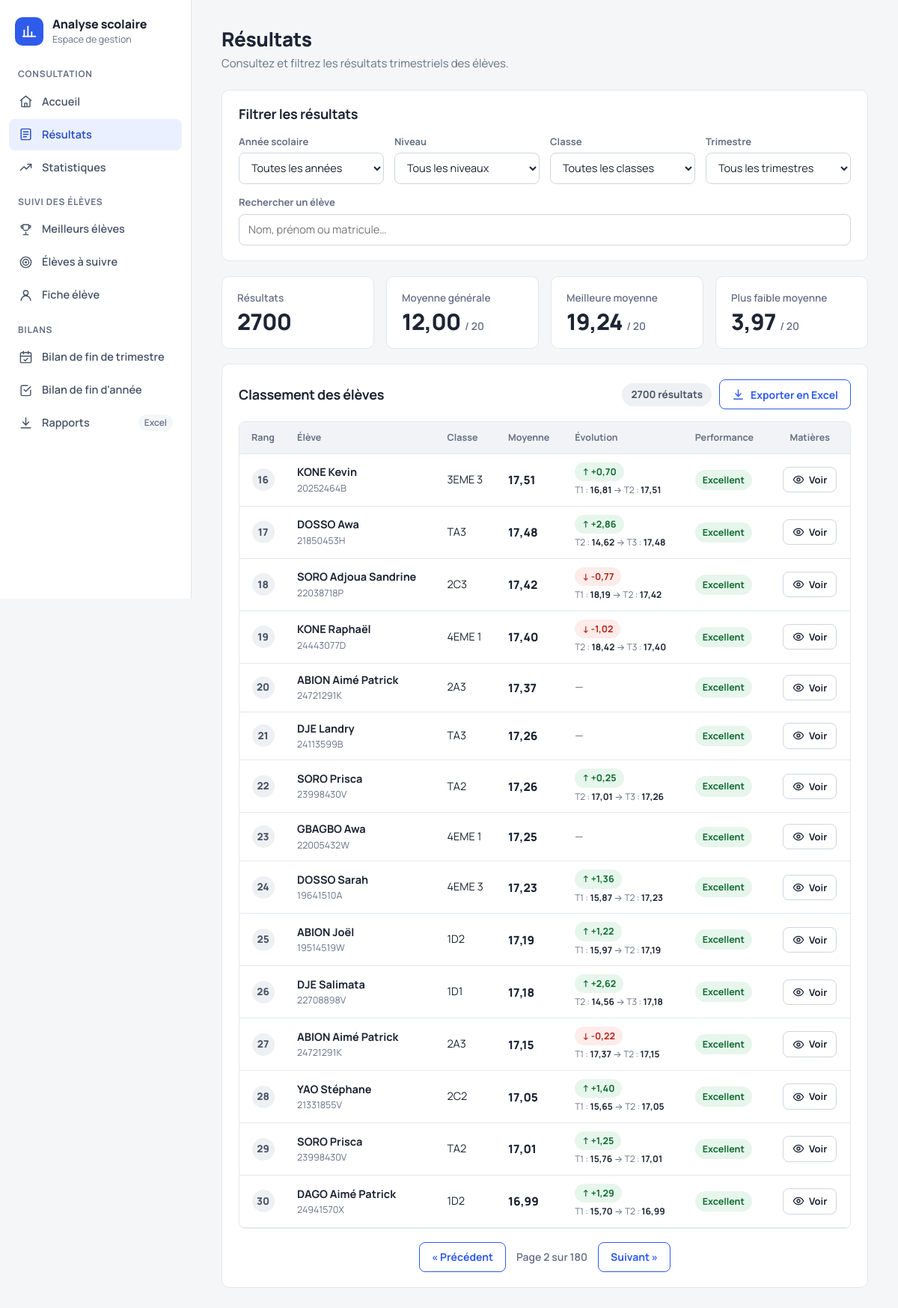
Page /resultats/?page=2 on the committed database.
### analyse/models.py (models this page shows, shortened)
class Resultat(models.Model):
    TRIMESTRE_CHOICES = [
        ("T1", "Trimestre 1"),
        ("T2", "Trimestre 2"),
        ("T3", "Trimestre 3"),
    ]
    eleve = models.ForeignKey(
        Eleve,
        on_delete=models.CASCADE,
        related_name="resultats"
    )
    annee_scolaire = models.ForeignKey(
        AnneeScolaire,
        on_delete=models.CASCADE,
        related_name="resultats"
    )
    classe = models.ForeignKey(
        Classe,
        on_delete=models.CASCADE,
        related_name="resultats"
    )
    trimestre = models.CharField(
        max_length=2,
        choices=TRIMESTRE_CHOICES
    )
    composition_francaise = models.DecimalField(
        max_digits=5,
        decimal_places=2,
        null=True,
        blank=True
    )
    orthographe_grammaire = models.DecimalField(
        max_digits=5,
        decimal_places=2,
        null=True,
        blank=True
    )
    expression_orale = models.DecimalField(
        max_digits=5,
        decimal_places=2,
        null=True,
        blank=True
    )
    hist_geo = models.DecimalField(
        max_digits=5,
        decimal_places=2,
        null=True,
        blank=True
    )
    espagnol = models.DecimalField(
        max_digits=5,
        decimal_places=2,
        null=True,
        blank=True
    )
    allemand = models.DecimalField(
        max_digits=5,
        decimal_places=2,
        null=True,
        blank=True
    )
    anglais = models.DecimalField(
        max_digits=5,
        decimal_places=2,
        null=True,
        blank=True
    )
    francais = models.DecimalField(
        max_digits=5,
        decimal_places=2,
        null=True,
        blank=True
    )
    conduite = models.DecimalField(
        max_digits=5,
        decimal_places=2,
        null=True,
        blank=True
    )
    edhc = models.DecimalField(
        max_digits=5,
        decimal_places=2,
        null=True,
        blank=True
    )
    eps = models.DecimalField(
        max_digits=5,
        decimal_places=2,
        null=True,
        blank=True
    )
    svt = models.DecimalField(
        max_digits=5,
        decimal_places=2,
        null=True,
        blank=True
    )
    physiques_chimie = models.DecimalField(
        max_digits=5,
        decimal_places=2,
        null=True,
        blank=True
    )
    mathematiques = models.DecimalField(
        max_digits=5,
        decimal_places=2,
        null=True,
        blank=True
    )
    philosophie = models.DecimalField(
        max_digits=5,
        decimal_places=2,
        null=True,
        blank=True
    )
    moyenne_trimestrielle = models.DecimalField(
        max_digits=5,
        decimal_places=2,
        null=True,
        blank=True
    )
    rang = models.PositiveIntegerField(
        null=True,
        blank=True
    )
    class Meta:
        constraints = [
            models.UniqueConstraint(
                fields=[
                    "eleve",
                    "annee_scolaire",
                    "trimestre"
                ],
                name="resultat_unique_par_trimestre"
            )
        ]

class Eleve(models.Model):
    GENRE_CHOICES = [
        ("M", "Masculin"),
        ("F", "Féminin"),
    ]
    matricule = models.CharField(
        max_length=50,
        unique=True
    )
    nom = models.CharField(max_length=100)
    prenoms = models.CharField(max_length=150)
    genre = models.CharField(
        max_length=1,
        choices=GENRE_CHOICES,
        blank=True
    )
    date_naissance = models.DateField(
        null=True,
        blank=True
    )
    nationalite = models.CharField(
        max_length=100,
        blank=True
    )
    redoublant = models.BooleanField(
        default=False
    )
    statut = models.CharField(
        max_length=100,
        blank=True
    )

class Classe(models.Model):
    nom = models.CharField(max_length=100)
    niveau = models.CharField(max_length=100, blank=True)

### analyse/views.py (the view)
def resultats_eleves(request):
    resultats, contexte = _preparer_filtres_page(request)
    statistiques = resultats.aggregate(nombre_eleves=Count("id"))
    statistiques.update(
        resultats.exclude(moyenne_trimestrielle=0).aggregate(
            moyenne_classe=Avg("moyenne_trimestrielle"),
            meilleure_moyenne=Max("moyenne_trimestrielle"),
            plus_faible_moyenne=Min("moyenne_trimestrielle"),
        )
    )
    classement_liste = list(
        resultats.order_by(
            "-moyenne_trimestrielle",
            "eleve__nom",
            "eleve__prenoms",
        )
    )
    for rang, resultat in enumerate(classement_liste, start=1):
        resultat.rang = rang
        _definir_performance(resultat)
        _attacher_details_matieres(resultat)
    paginator = Paginator(classement_liste, 15)
    classement = paginator.get_page(request.GET.get("page"))
    _attacher_evolution(classement)
    contexte.update({
        "classement": classement,
        "total_resultats": len(classement_liste),
        "statistiques": statistiques,
    })
    return render(request, "analyse/resultats.html", contexte)

### analyse/templates/analyse/resultats.html (shortened to what this page needs)
{% extends 'base.html' %}
{% block content %}
<div class="dash">
    <header class="dash-header">
        <div>
            <h1>Résultats</h1>
            <p class="dash-subtitle">Consultez et filtrez les résultats trimestriels des élèves.</p>
        </div>
    </header>
    <section class="panel filters-panel" aria-labelledby="titre-filtres">
        <div class="panel-head">
            <h2 id="titre-filtres">Filtrer les résultats</h2>
        </div>
        <form method="GET" id="filterForm" class="filters-form" role="search">
            <div>
                <label for="annee">Année scolaire</label>
                <select name="annee" id="annee">
                    <option value="">Toutes les années</option>
                </select>
            </div>
            <div>
                <label for="niveau">Niveau</label>
                <select name="niveau" id="niveau">
                    <option value="">Tous les niveaux</option>
                </select>
            </div>
            <div>
                <label for="classe">Classe</label>
                <select name="classe" id="classe">
                    <option value="">Toutes les classes</option>
                </select>
            </div>
            <div>
                <label for="trimestre">Trimestre</label>
                <select name="trimestre" id="trimestre">
                    <option value="">Tous les trimestres</option>
                </select>
            </div>
            <div class="field-search">
                <label for="recherche">Rechercher un élève</label>
                <input
                    type="search"
                    name="recherche"
                    id="recherche"
                    value="{{ recherche }}"
                    placeholder="Nom, prénom ou matricule…"
                    autocomplete="off"
                >
            </div>
        </form>
    </section>
    <section class="kpis" aria-label="Indicateurs de synthèse">
        <div class="kpi">
            <p class="kpi-label">Résultats</p>
            <p class="kpi-value">{{ statistiques.nombre_eleves|default:0 }}</p>
        </div>
        <div class="kpi">
            <p class="kpi-label">Moyenne générale</p>
            <p class="kpi-value">
                {% with moyenne=statistiques.moyenne_classe|floatformat:2 %}
                    {% if moyenne %}{{ moyenne }} <small>/ 20</small>{% else %}—{% endif %}
                {% endwith %}
            </p>
        </div>
        <div class="kpi">
            <p class="kpi-label">Meilleure moyenne</p>
            <p class="kpi-value">
                {% with moyenne=statistiques.meilleure_moyenne|floatformat:2 %}
                    {% if moyenne %}{{ moyenne }} <small>/ 20</small>{% else %}—{% endif %}
                {% endwith %}
            </p>
        </div>
        <div class="kpi">
            <p class="kpi-label">Plus faible moyenne</p>
            <p class="kpi-value">
                {% with moyenne=statistiques.plus_faible_moyenne|floatformat:2 %}
                    {% if moyenne %}{{ moyenne }} <small>/ 20</small>{% else %}—{% endif %}
                {% endwith %}
            </p>
        </div>
    </section>
    <section class="panel" id="classement" aria-labelledby="titre-classement">
        <div class="panel-head">
            <h2 id="titre-classement">Classement des élèves</h2>
            <div class="table-actions">
                <span class="count-badge">{{ total_resultats }} résultat{{ total_resultats|pluralize }}</span>
                <a href="{% url 'export_statistiques_excel' %}{% if querystring %}?{{ querystring }}{% endif %}" class="btn btn-secondary">
                    <svg viewBox="0 0 24 24" aria-hidden="true"><path d="M12 3v12"/><path d="m7 10 5 5 5-5"/><path d="M4 20h16"/></svg>
                    Exporter en Excel
                </a>
            </div>
        </div>
        {% with seuil=seuil_reussite|default:10 %}
        <div class="table-wrapper">
            <table class="classement-table">
                <thead>
                    <tr>
                        <th scope="col" class="col-num">Rang</th>
                        <th scope="col">Élève</th>
                        <th scope="col">Classe</th>
                        <th scope="col">Moyenne</th>
                        <th scope="col">Évolution</th>
                        <th scope="col">Performance</th>
                        <th scope="col" class="col-num">Matières</th>
                    </tr>
                </thead>
                <tbody>
                    {% for resultat in classement %}
                        <tr class="row-main {% if resultat.rang == 1 %}podium-1{% elif resultat.rang == 2 %}podium-2{% elif resultat.rang == 3 %}podium-3{% endif %}">
                            <td class="col-num">
                                <span class="rang">
                                    <span class="sr-only">Rang </span>{{ resultat.rang|default:"-" }}
                                </span>
                            </td>
                            <td>
                                <div class="eleve-nom">{{ resultat.eleve.nom }} {{ resultat.eleve.prenoms }}</div>
                                <div class="eleve-matricule">{{ resultat.eleve.matricule }}</div>
                            </td>
                            <td>{{ resultat.classe.nom }}</td>
                            <td class="moyenne {% if resultat.moyenne_trimestrielle is not None and resultat.moyenne_trimestrielle < seuil %}low-average{% endif %}">
                                {% if resultat.moyenne_trimestrielle is not None %}{{ resultat.moyenne_trimestrielle|floatformat:2 }}{% else %}—{% endif %}
                            </td>
                            <td class="evolution-cell">
                                {% if resultat.trimestre == "T1" %}
                                    <span class="evolution-aucune" title="Premier trimestre : pas de comparaison">—</span>
                                {% elif resultat.evolution_sens == "hausse" %}
                                    <span class="evolution hausse" title="En hausse par rapport à {{ resultat.evolution_ref }}">↑ +{{ resultat.evolution|floatformat:2 }}</span>
                                    <span class="evolution-detail">{{ resultat.evolution_ref }} : <strong>{{ resultat.evolution_precedente|floatformat:2 }}</strong> → {{ resultat.trimestre }} : <strong>{{ resultat.moyenne_trimestrielle|floatformat:2 }}</strong></span>
                                {% elif resultat.evolution_sens == "baisse" %}
                                    <span class="evolution baisse" title="En baisse par rapport à {{ resultat.evolution_ref }}">↓ {{ resultat.evolution|floatformat:2 }}</span>
                                    <span class="evolution-detail">{{ resultat.evolution_ref }} : <strong>{{ resultat.evolution_precedente|floatformat:2 }}</strong> → {{ resultat.trimestre }} : <strong>{{ resultat.moyenne_trimestrielle|floatformat:2 }}</strong></span>
                                {% else %}
                                    <span class="evolution-aucune" title="Pas de trimestre précédent disponible">—</span>
                                {% endif %}
                            </td>
                            <td>
                                <span class="performance-badge {{ resultat.performance_css }}">{{ resultat.performance }}</span>
                            </td>
                            <td class="col-num">
                                <button
                                    type="button"
                                    class="btn-details"
                                    aria-expanded="false"
                                    aria-controls="matieres-{{ forloop.counter }}"
                                    aria-label="Voir les moyennes par matière de {{ resultat.eleve.nom }} {{ resultat.eleve.prenoms }}"
                                >
                                    <svg viewBox="0 0 24 24" aria-hidden="true"><path d="M2 12s3.5-7 10-7 10 7 10 7-3.5 7-10 7S2 12 2 12Z"/><circle cx="12" cy="12" r="3"/></svg>
                                    <span class="btn-details-label">Voir</span>
                                </button>
                            </td>
                        </tr>
                    {% empty %}
                        <tr>
                            <td colspan="7" class="empty-row">Aucun résultat trouvé pour ces filtres.</td>
                        </tr>
                    {% endfor %}
                </tbody>
            </table>
        </div>
        {% endwith %}
        {% if classement.paginator.num_pages > 1 %}
            <nav class="pagination" aria-label="Pagination du classement">
                {% if classement.has_previous %}
                    <a href="?{% if querystring %}{{ querystring }}&amp;{% endif %}page={{ classement.previous_page_number }}#classement" class="pagination-link">
                        &laquo; Précédent
                    </a>
                {% else %}
                    <span class="pagination-link disabled" aria-disabled="true">&laquo; Précédent</span>
                {% endif %}
                <span class="pagination-info">
                    Page {{ classement.number }} sur {{ classement.paginator.num_pages }}
                </span>
                {% if classement.has_next %}
                    <a href="?{% if querystring %}{{ querystring }}&amp;{% endif %}page={{ classement.next_page_number }}#classement" class="pagination-link">
                        Suivant &raquo;
                    </a>
                {% else %}
                    <span class="pagination-link disabled" aria-disabled="true">Suivant &raquo;</span>
                {% endif %}
            </nav>
        {% endif %}
    </section>
</div>
{% endblock %}

### rows in the picture
Resultat: rang "16", eleve.nom "KONE", eleve.prenoms "Kevin", eleve.matricule "20252464B", classe.nom "3EME 3", moyenne_trimestrielle "17,51", evolution "0,70", evolution_ref "T1", evolution_precedente "16,81", trimestre "T2", performance "Excellent"
Resultat: rang "17", eleve.nom "DOSSO", eleve.prenoms "Awa", eleve.matricule "21850453H", classe.nom "TA3", moyenne_trimestrielle "17,48", evolution "2,86", evolution_ref "T2", evolution_precedente "14,62", trimestre "T3", performance "Excellent"
Resultat: rang "18", eleve.nom "SORO", eleve.prenoms "Adjoua Sandrine", eleve.matricule "22038718P", classe.nom "2C3", moyenne_trimestrielle "17,42", evolution "-0,77", evolution_ref "T1", evolution_precedente "18,19", trimestre "T2", performance "Excellent"
Resultat: rang "19", eleve.nom "KONE", eleve.prenoms "Raphaël", eleve.matricule "24443077D", classe.nom "4EME 1", moyenne_trimestrielle "17,40", evolution "-1,02", evolution_ref "T2", evolution_precedente "18,42", trimestre "T3", performance "Excellent"
Resultat: rang "20", eleve.nom "ABION", eleve.prenoms "Aimé Patrick", eleve.matricule "24721291K", classe.nom "2A3", moyenne_trimestrielle "17,37", performance "Excellent"
Resultat: rang "21", eleve.nom "DJE", eleve.prenoms "Landry", eleve.matricule "24113599B", classe.nom "TA3", moyenne_trimestrielle "17,26", performance "Excellent"
Resultat: rang "22", eleve.nom "SORO", eleve.prenoms "Prisca", eleve.matricule "23998430V", classe.nom "TA2", moyenne_trimestrielle "17,26", evolution "0,25", evolution_ref "T2", evolution_precedente "17,01", trimestre "T3", performance "Excellent"
Resultat: rang "23", eleve.nom "GBAGBO", eleve.prenoms "Awa", eleve.matricule "22005432W", classe.nom "4EME 1", moyenne_trimestrielle "17,25", performance "Excellent"
Resultat: rang "24", eleve.nom "DOSSO", eleve.prenoms "Sarah", eleve.matricule "19641510A", classe.nom "4EME 3", moyenne_trimestrielle "17,23", evolution "1,36", evolution_ref "T1", evolution_precedente "15,87", trimestre "T2", performance "Excellent"
Resultat: rang "25", eleve.nom "ABION", eleve.prenoms "Joël", eleve.matricule "19514519W", classe.nom "1D2", moyenne_trimestrielle "17,19", evolution "1,22", evolution_ref "T1", evolution_precedente "15,97", trimestre "T2", performance "Excellent"
Resultat: rang "26", eleve.nom "DJE", eleve.prenoms "Salimata", eleve.matricule "22708898V", classe.nom "1D1", moyenne_trimestrielle "17,18", evolution "2,62", evolution_ref "T2", evolution_precedente "14,56", trimestre "T3", performance "Excellent"
Resultat: rang "27", eleve.nom "ABION", eleve.prenoms "Aimé Patrick", eleve.matricule "24721291K", classe.nom "2A3", moyenne_trimestrielle "17,15", evolution "-0,22", evolution_ref "T1", evolution_precedente "17,37", trimestre "T2", performance "Excellent"
Resultat: rang "28", eleve.nom "YAO", eleve.prenoms "Stéphane", eleve.matricule "21331855V", classe.nom "2C2", moyenne_trimestrielle "17,05", evolution "1,40", evolution_ref "T1", evolution_precedente "15,65", trimestre "T2", performance "Excellent"
Resultat: rang "29", eleve.nom "SORO", eleve.prenoms "Prisca", eleve.matricule "23998430V", classe.nom "TA2", moyenne_trimestrielle "17,01", evolution "1,25", evolution_ref "T1", evolution_precedente "15,76", trimestre "T2", performance "Excellent"
Resultat: rang "30", eleve.nom "DAGO", eleve.prenoms "Aimé Patrick", eleve.matricule "24941570X", classe.nom "1D2", moyenne_trimestrielle "16,99", evolution "1,29", evolution_ref "T1", evolution_precedente "15,70", trimestre "T2", performance "Excellent"

### other values in the picture
{{ statistiques.nombre_eleves|default:0 }} "2700"
{{ moyenne }} "12,00"
{{ moyenne }} "19,24"
{{ moyenne }} "3,97"
{{ total_resultats }} "2700"
{{ classement.number }} "2"
{{ classement.paginator.num_pages }} "180"
